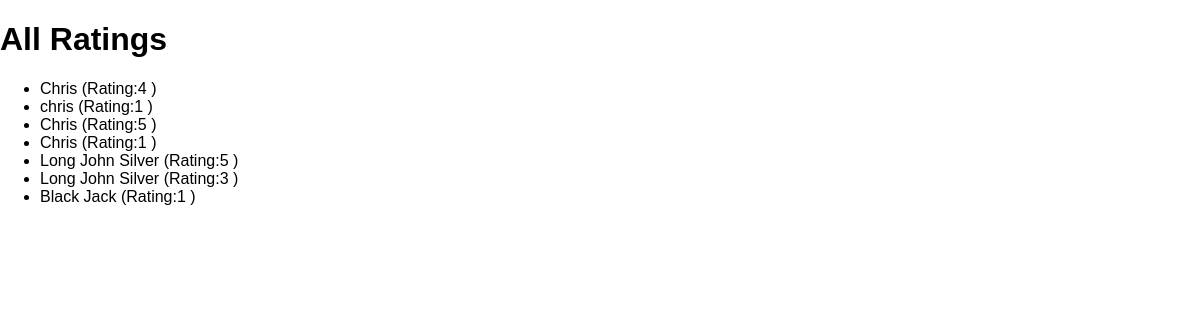
Page /review-list on the committed database.
### reviews/models.py (models this page shows)
class Review(models.Model):
    user_name=models.CharField(max_length=100)
    review =models.TextField()
    ratings =models.IntegerField()

### reviews/views.py (the view)
# urls.py: path("review-list",views.ReviewListView.as_view()),
class ReviewListView(ListView):
    template_name = "reviews/review_list.html"
    model = Review # not instantiated
    context_object_name = "reviews" # to rename object so the output will dynamically generate on server.

### reviews/templates/reviews/review_list.html (shortened to what this page needs)
{% extends 'reviews/base.html' %}
{% block content%}
<h1>All Ratings</h1>
<ul>
    {% for review in reviews%}
    <li>
        {{review.user_name}} (Rating:{{review.ratings}} )
    </li>
    {% endfor%}
</ul>
{% endblock %}

### reviews/static/reviews/styles.css (style rules this page uses)
body { font-family: sans-serif; margin: 0; }

### rows in the picture
Review: user_name "Chris", ratings "4"
Review: user_name "chris", ratings "1"
Review: user_name "Chris", ratings "5"
Review: user_name "Chris", ratings "1"
Review: user_name "Long John Silver", ratings "5"
Review: user_name "Long John Silver", ratings "3"
Review: user_name "Black Jack", ratings "1"
